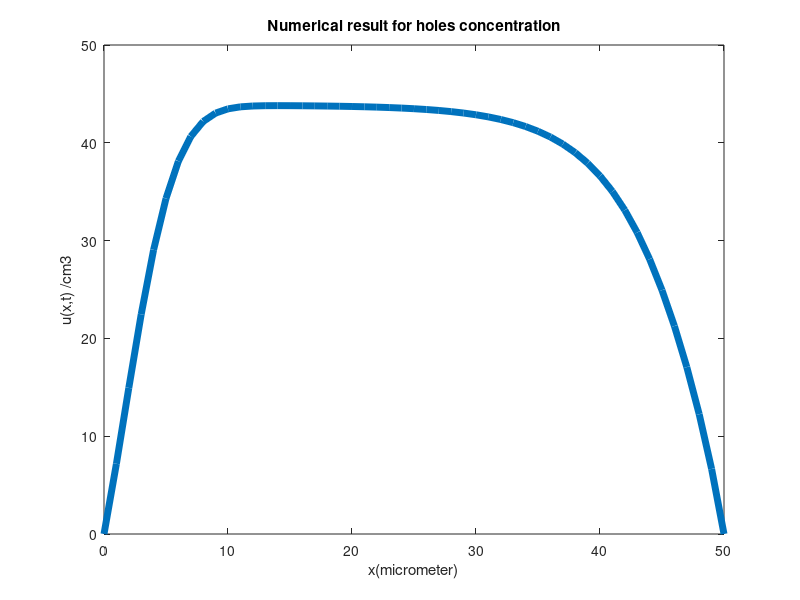
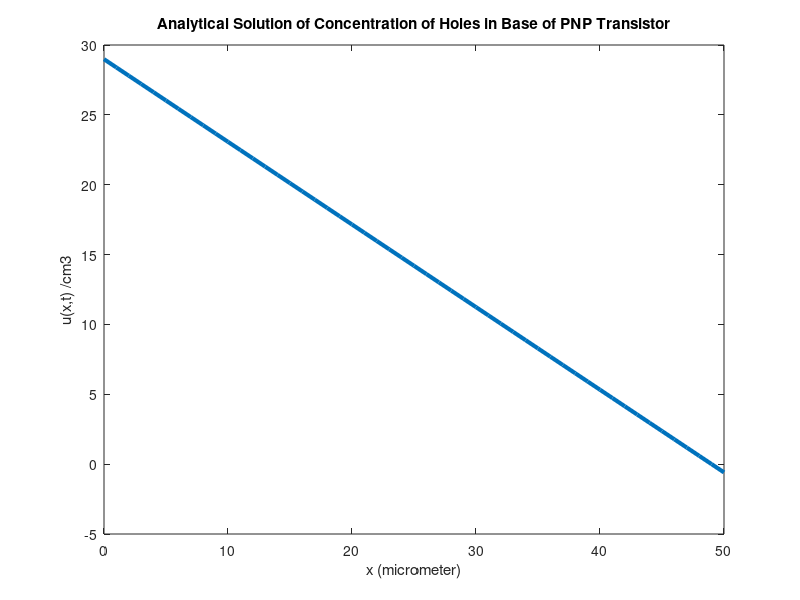
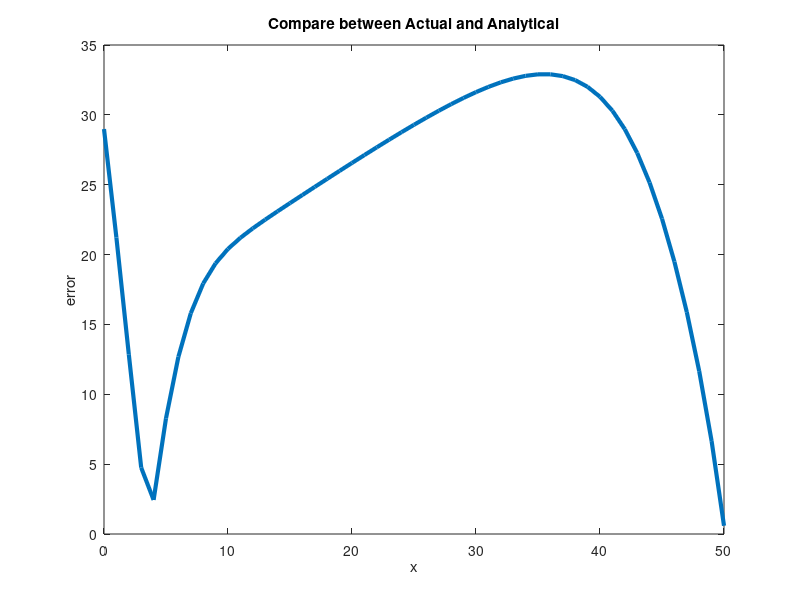
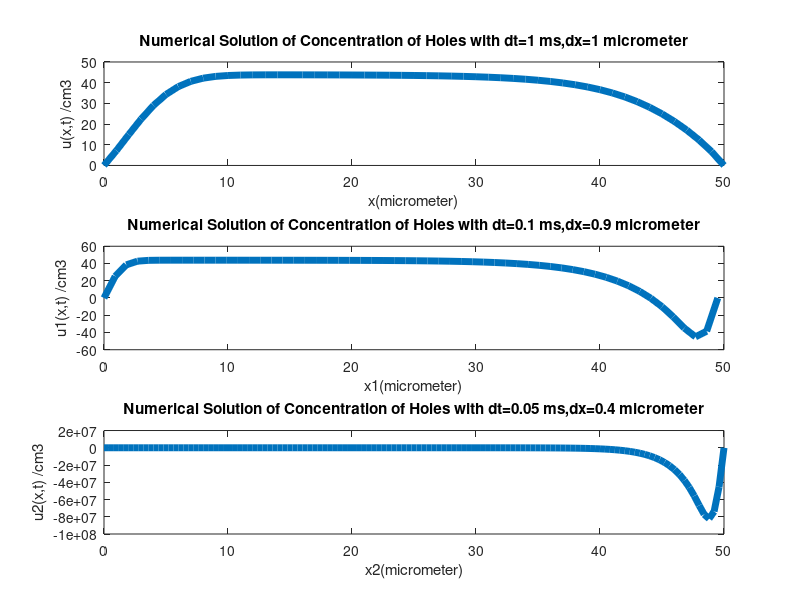

These figures' MATLAB source, in order:
function term_project_MM655()




close all;

meu=0.460e-3; % mobility of holes in m2/Vs 
k=1.38e-23;   % boltzman constant in m2kg/s2k
temp=300;     % temperature in kelvin
e=1.67e-19;   % electron charge in coulomb
D= meu*k*temp*10^4/e; % diffusivity of holes in the base of the PNP transistor in cm2/s

% Grid setup
dx=1; % micronmeter               
dt=1;  % ms
L=50;  % micrometer
T=50;  % ms

%time array
t= 0:dt:T;
%x array
x=0:dx:L;

% conc of holes along the length of the base
u(1:length(x))=0.0;
% spatial derivative
d2udx2(1:length(x))=0.0;
dudx(1:length(x))=0.0;
% time derivative
dudt(1:length(x))=0.0;
% analytical concentration of holes along the length of the base
u_analytical(1:length(x))=0.0;
% error belween actual and analytical concentration of holes along the
% length of the base
error(1:length(x))=0.0;

%boundary condition
u(1)=0;
u(L)=0;

%constants
eta=10; 
K=1;
         
% Loop over x and t and update the conc. using the diffusion equation
for it=1:length(t)
    for ix=2:(length(x)-1)
        % spatial derivative d2udx2
        d2udx2(ix)=(u(ix+1)-2*u(ix)+u(ix-1))/(dx^2);
    end
        %spatial derivative dudx
    for ix=2:(length(x)-1)
        dudx(ix)= (u(ix+1)-u(ix-1))/2*dx;
        dudt(ix)=D*(d2udx2(ix))-(D*eta/L)*(dudx(ix));
    end
    % updating concentration u(x,t)
    for ix=2:length(x)-1
        % initial condition for time=0 sec
        if it==1
            u(ix) = (K*L/D)*(1 - exp(-eta*(1 - ix/L)))/eta;
        elseif it>1 && it<=50
            % concentration of holes other than initial condition
            u(ix)=u(ix)+dudt(ix)*dt;
        end
    
    end
end


figure(1); 
plot(x,u,'linewidth',5)
title('Numerical result for holes concentration');
xlabel('x(micrometer)');
ylabel('u(x,t) /cm3');
xlim auto;
ylim auto;


% for analytical solution
%considering the given data for calculating the analytical concentration
ul=15;% equilibrium concentration of holes, u1=n^2/N , N is donor conc. and n is intrinsic carrier concentration
q=1.67e-19;  % charges in coulomb
v=3e-7;      % emitter-base voltage (v)

%Calculate and plot the analytical conc. profile at time t = 50 s
for ix=1:length(x)
    u_analytical(ix)=ul*((exp(q*v/k*temp)-1)*(1-ix/L));
end

figure(2);
plot(x,u_analytical,'linewidth',3);
title('Analytical Solution of Concentration of Holes in Base of PNP Transistor');
xlabel('x (micrometer)');
ylabel('u(x,t) /cm3');
xlim auto;
ylim auto;

% Now calculate the difference between the numerical and analytical concentration
for ix=1:length(x)
    error(ix)=abs(u(ix)-u_analytical(ix));
end

% Plot the error profile
figure(3);
plot(x,error,'linewidth',3)
title('Compare between Actual and Analytical');
xlabel('x');
ylabel('error');
xlim auto;
ylim auto;
hold off;

%Effect of dt with corresponding changing dx

% Grid setup
dx1=0.9;% micronmeter  
dx2=0.4;% micronmeter  

dt1=0.1;% ms
dt2=0.05;% ms

L=50;  % micrometer
T=50;  % ms

%time array
t1= 0:dt1:T;
t2= 0:dt2:T;

%x array
x1=0:dx1:L;
x2=0:dx2:L;

% conc of holes along the length of the base
u1(1:length(x1))=0.0;
u2(1:length(x2))=0.0;

% spatial derivative
d2udx2(1:length(x1))=0.0;
d2udx2(1:length(x2))=0.0;

dudx(1:length(x1))=0.0;
dudx(1:length(x2))=0.0;

% time derivative
dudt(1:length(x1))=0.0;
dudt(1:length(x2))=0.0;

%boundary condition
u1(1)=0;
u1(L)=0;

u2(1)=0;
u2(L)=0;

% Loop over x and t and update the conc. using the diffusion equation
% case:1 for dx1 and dt1
for it=1:length(t1)
    for ix=2:(length(x1)-1)
        % spatial derivative d2udx2
        d2udx2(ix)=(u1(ix+1)-2*u1(ix)+u1(ix-1))/(dx1^2);
    end
        %spatial derivative dudx
    for ix=2:(length(x1)-1)
        dudx(ix)= (u1(ix+1)-u1(ix-1))/2*dx1;
        dudt(ix)=D*(d2udx2(ix))-(D*eta/L)*(dudx(ix));
    end
    % updating concentration u1(x,t)
    for ix=2:length(x1)-1
        % initial condition for time=0 sec
        if it==1
            u1(ix) = (K*L/D)*(1 - exp(-eta*(1 - ix/L)))/eta;
        elseif it>1 && it<=50
            % concentration of holes other than initial condition
            u1(ix)=u1(ix)+dudt(ix)*dt1;
        end
    
    end
end

% case:2 for dx2 and dt2

for it=1:length(t2)
    for ix=2:(length(x2)-1)
        % spatial derivative d2udx2
        d2udx2(ix)=(u2(ix+1)-2*u2(ix)+u2(ix-1))/(dx2^2);
    end
        %spatial derivative dudx
    for ix=2:(length(x2)-1)
        dudx(ix)= (u2(ix+1)-u2(ix-1))/2*dx2;
        dudt(ix)=D*(d2udx2(ix))-(D*eta/L)*(dudx(ix));
    end
    % updating concentration u2(x,t)
    for ix=2:length(x2)-1
        % initial condition for time=0 sec
        if it==1
            u2(ix) = (K*L/D)*(1 - exp(-eta*(1 - ix/L)))/eta;
        elseif it>1 && it<=50
            % concentration of holes other than initial condition
            u2(ix)=u2(ix)+dudt(ix)*dt2;
        end
    
    end
end

figure(4);
a1=subplot(3,1,1);
a2=subplot(3,1,2);
a3=subplot(3,1,3);

plot(a1,x,u,'linewidth',5);
title(a1,'Numerical Solution of Concentration of Holes with dt=1 ms,dx=1 micrometer')
xlabel(a1,'x(micrometer)');
ylabel(a1,'u(x,t) /cm3');
xlim auto;
ylim auto;
hold on;
plot(a2,x1,u1,'linewidth',5);
title(a2,'Numerical Solution of Concentration of Holes with dt=0.1 ms,dx=0.9 micrometer')
xlabel(a2,'x1(micrometer)');
ylabel(a2,'u1(x,t) /cm3');
xlim auto;
ylim auto;
plot(a3,x2,u2,'linewidth',5);
title(a3,'Numerical Solution of Concentration of Holes with dt=0.05 ms,dx=0.4 micrometer')
xlabel(a3,'x2(micrometer)');
ylabel(a3,'u2(x,t) /cm3');
xlim auto;
ylim auto;


